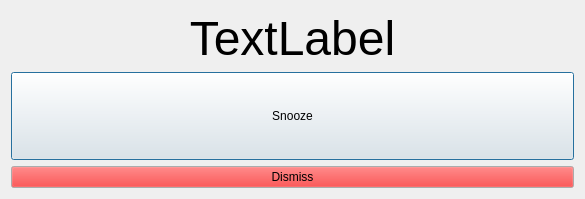
<?xml version="1.0" encoding="UTF-8"?>
<ui version="4.0">
 <class>snooze</class>
 <widget class="QDialog" name="snooze">
  <property name="geometry">
   <rect>
    <x>0</x>
    <y>0</y>
    <width>585</width>
    <height>199</height>
   </rect>
  </property>
  <property name="windowTitle">
   <string>Snooze</string>
  </property>
  <property name="windowIcon">
   <iconset resource="Icons.qrc">
    <normaloff>:/new/icons/Clock.png</normaloff>:/new/icons/Clock.png</iconset>
  </property>
  <layout class="QVBoxLayout" name="verticalLayout">
   <item>
    <widget class="QLabel" name="time">
     <property name="font">
      <font>
       <pointsize>36</pointsize>
      </font>
     </property>
     <property name="text">
      <string>TextLabel</string>
     </property>
     <property name="alignment">
      <set>Qt::AlignCenter</set>
     </property>
    </widget>
   </item>
   <item>
    <widget class="QPushButton" name="snzBtn">
     <property name="sizePolicy">
      <sizepolicy hsizetype="Minimum" vsizetype="Expanding">
       <horstretch>0</horstretch>
       <verstretch>0</verstretch>
      </sizepolicy>
     </property>
     <property name="text">
      <string>Snooze</string>
     </property>
    </widget>
   </item>
   <item>
    <widget class="QPushButton" name="DismissBtn">
     <property name="palette">
      <palette>
       <active>
        <colorrole role="Button">
         <brush brushstyle="SolidPattern">
          <color alpha="255">
           <red>255</red>
           <green>0</green>
           <blue>0</blue>
          </color>
         </brush>
        </colorrole>
       </active>
       <inactive>
        <colorrole role="Button">
         <brush brushstyle="SolidPattern">
          <color alpha="255">
           <red>255</red>
           <green>0</green>
           <blue>0</blue>
          </color>
         </brush>
        </colorrole>
       </inactive>
       <disabled>
        <colorrole role="Button">
         <brush brushstyle="SolidPattern">
          <color alpha="255">
           <red>255</red>
           <green>0</green>
           <blue>0</blue>
          </color>
         </brush>
        </colorrole>
       </disabled>
      </palette>
     </property>
     <property name="text">
      <string>Dismiss</string>
     </property>
    </widget>
   </item>
  </layout>
 </widget>
 <resources>
  <include location="Icons.qrc"/>
 </resources>
 <connections/>
</ui>
